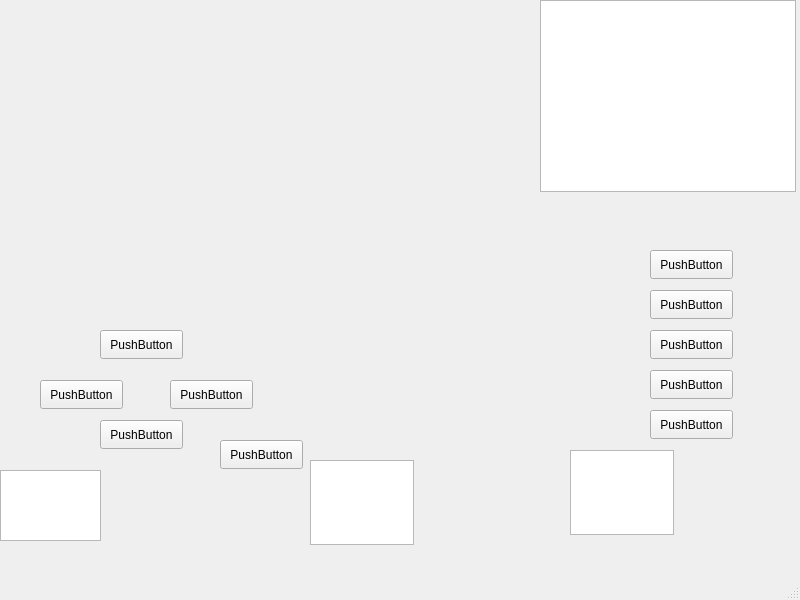
<?xml version="1.0" encoding="UTF-8"?>
<ui version="4.0">
 <class>MainWindow</class>
 <widget class="QMainWindow" name="MainWindow">
  <property name="geometry">
   <rect>
    <x>0</x>
    <y>0</y>
    <width>800</width>
    <height>600</height>
   </rect>
  </property>
  <property name="windowTitle">
   <string>MainWindow</string>
  </property>
  <widget class="QWidget" name="centralwidget">
   <widget class="QPushButton" name="pushButton">
    <property name="geometry">
     <rect>
      <x>100</x>
      <y>330</y>
      <width>83</width>
      <height>29</height>
     </rect>
    </property>
    <property name="text">
     <string>PushButton</string>
    </property>
   </widget>
   <widget class="QPushButton" name="pushButton_2">
    <property name="geometry">
     <rect>
      <x>40</x>
      <y>380</y>
      <width>83</width>
      <height>29</height>
     </rect>
    </property>
    <property name="text">
     <string>PushButton</string>
    </property>
   </widget>
   <widget class="QPushButton" name="pushButton_3">
    <property name="geometry">
     <rect>
      <x>100</x>
      <y>420</y>
      <width>83</width>
      <height>29</height>
     </rect>
    </property>
    <property name="text">
     <string>PushButton</string>
    </property>
   </widget>
   <widget class="QPushButton" name="pushButton_4">
    <property name="geometry">
     <rect>
      <x>170</x>
      <y>380</y>
      <width>83</width>
      <height>29</height>
     </rect>
    </property>
    <property name="text">
     <string>PushButton</string>
    </property>
   </widget>
   <widget class="QPushButton" name="pushButton_5">
    <property name="geometry">
     <rect>
      <x>220</x>
      <y>440</y>
      <width>83</width>
      <height>29</height>
     </rect>
    </property>
    <property name="text">
     <string>PushButton</string>
    </property>
   </widget>
   <widget class="QPushButton" name="pushButton_6">
    <property name="geometry">
     <rect>
      <x>650</x>
      <y>250</y>
      <width>83</width>
      <height>29</height>
     </rect>
    </property>
    <property name="text">
     <string>PushButton</string>
    </property>
   </widget>
   <widget class="QPushButton" name="pushButton_7">
    <property name="geometry">
     <rect>
      <x>650</x>
      <y>290</y>
      <width>83</width>
      <height>29</height>
     </rect>
    </property>
    <property name="text">
     <string>PushButton</string>
    </property>
   </widget>
   <widget class="QTextEdit" name="textEdit">
    <property name="geometry">
     <rect>
      <x>0</x>
      <y>470</y>
      <width>101</width>
      <height>71</height>
     </rect>
    </property>
   </widget>
   <widget class="QListWidget" name="listWidget">
    <property name="geometry">
     <rect>
      <x>540</x>
      <y>0</y>
      <width>256</width>
      <height>192</height>
     </rect>
    </property>
   </widget>
   <widget class="QPushButton" name="pushButton_8">
    <property name="geometry">
     <rect>
      <x>650</x>
      <y>330</y>
      <width>83</width>
      <height>29</height>
     </rect>
    </property>
    <property name="text">
     <string>PushButton</string>
    </property>
   </widget>
   <widget class="QPushButton" name="pushButton_9">
    <property name="geometry">
     <rect>
      <x>650</x>
      <y>370</y>
      <width>83</width>
      <height>29</height>
     </rect>
    </property>
    <property name="text">
     <string>PushButton</string>
    </property>
   </widget>
   <widget class="QPushButton" name="pushButton_10">
    <property name="geometry">
     <rect>
      <x>650</x>
      <y>410</y>
      <width>83</width>
      <height>29</height>
     </rect>
    </property>
    <property name="text">
     <string>PushButton</string>
    </property>
   </widget>
   <widget class="QTextEdit" name="textEdit_2">
    <property name="geometry">
     <rect>
      <x>310</x>
      <y>460</y>
      <width>104</width>
      <height>85</height>
     </rect>
    </property>
   </widget>
   <widget class="QTextEdit" name="textEdit_3">
    <property name="geometry">
     <rect>
      <x>570</x>
      <y>450</y>
      <width>104</width>
      <height>85</height>
     </rect>
    </property>
   </widget>
  </widget>
  <widget class="QMenuBar" name="menubar">
   <property name="geometry">
    <rect>
     <x>0</x>
     <y>0</y>
     <width>800</width>
     <height>25</height>
    </rect>
   </property>
  </widget>
  <widget class="QStatusBar" name="statusbar"/>
 </widget>
 <resources/>
 <connections/>
</ui>
